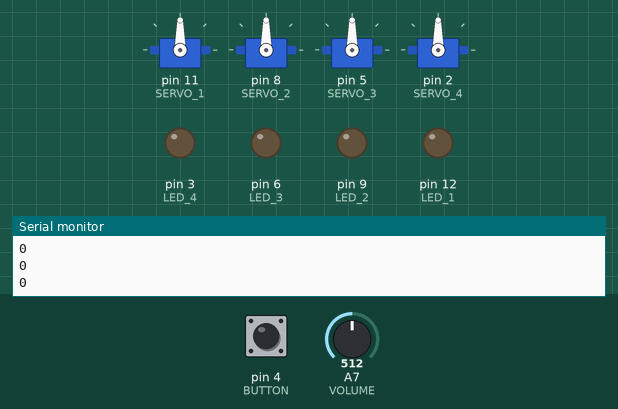
Recording of a sketch running on a simulated Arduino Nano, built with avr-gcc and run on an emulated ATmega328P. Shown: 4 × servo, output pins drawn as LEDs (lit = HIGH), the last lines printed to the serial monitor. Inputs (shaded band) come from the test bench; at power-on: pin 4 (BUTTON) HIGH, A7 (VOLUME) = 512.

Above: at 1.2 s.
1.3 s: pin 4 (BUTTON) pulled LOW for 0.15 s
At 1.9 s:
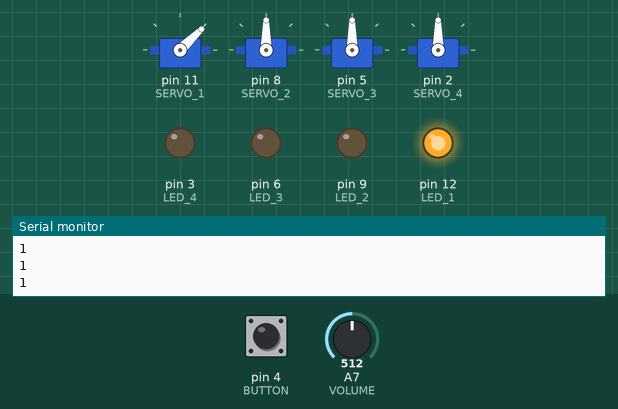
2.9 s: A7 (VOLUME) set to 716
At 3.4 s:
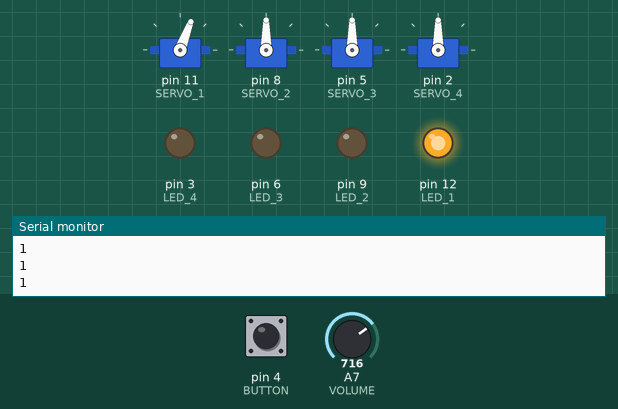
4.4 s: pin 4 (BUTTON) pulled LOW for 1 s
At 5.0 s:
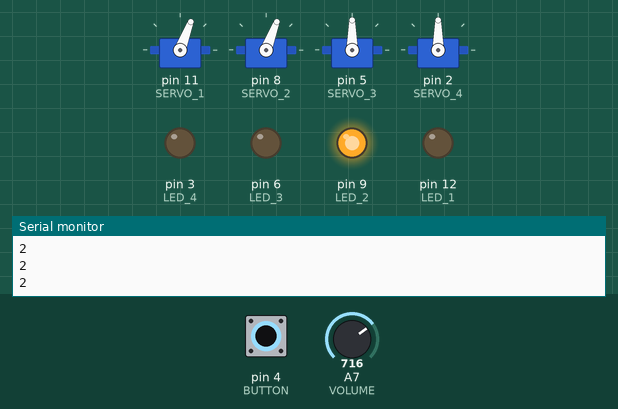
6.9 s: A7 (VOLUME) set to 900
At 7.9 s:
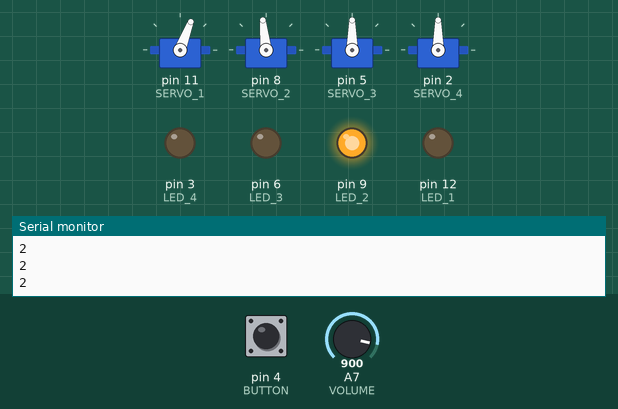
8.5 s: pin 4 (BUTTON) pulled LOW for 0.15 s
At 9.4 s:
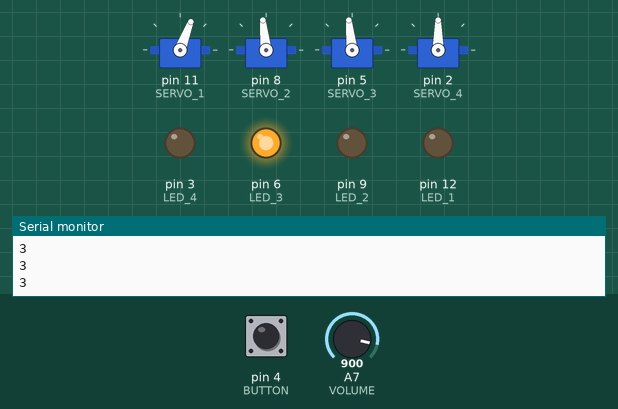
10.1 s: A7 (VOLUME) set to 999
At 11.0 s:
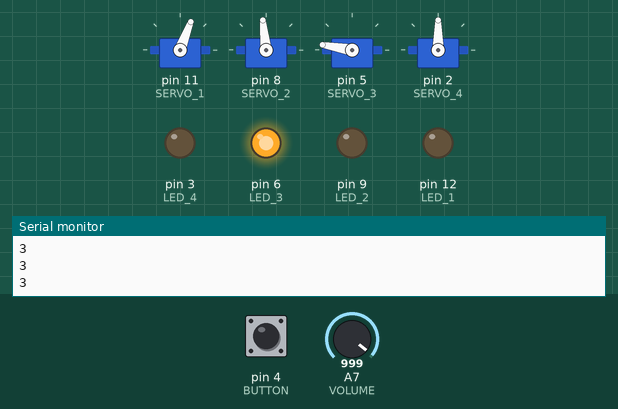
Timing chart, 0 to 12.6 s (numbered marks = the images above; inputs shaded):
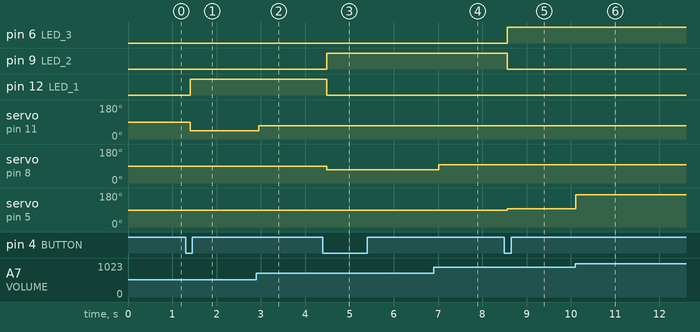

Measured:
- after the input at 1.3 s, pin 12 (LED_1): LOW → HIGH after 0.10 s; servo on pin 11 (SERVO_1): 90° → 44° after 0.10 s
- after the input at 2.9 s, servo on pin 11 (SERVO_1): 44° → 69° after 0.05 s
- after the input at 4.4 s, pin 9 (LED_2): LOW → HIGH after 0.09 s; pin 12 (LED_1): HIGH → LOW after 0.09 s; servo on pin 8 (SERVO_2): 90° → 69° after 0.09 s
- after the input at 6.9 s, servo on pin 8 (SERVO_2): 69° → 96° after 0.12 s
- after the input at 8.5 s, pin 6 (LED_3): LOW → HIGH after 0.06 s; pin 9 (LED_2): HIGH → LOW after 0.06 s; servo on pin 5 (SERVO_3): 90° → 96° after 0.06 s
- after the input at 10.1 s, servo on pin 5 (SERVO_3): 96° → 170° at once

The sketch:

servo_tester_board.ino
```cpp
#include <Servo.h>

#define VOLUME A7
#define BUTTON 4
#define LED_1 12
#define LED_2 9
#define LED_3 6
#define LED_4 3
#define SERVO_1 11
#define SERVO_2 8
#define SERVO_3 5
#define SERVO_4 2

int deg = 0;
int target = 0;
int button = 0, button_pre = 0;

Servo s[4];

void setup() {
  pinMode(BUTTON, INPUT_PULLUP);
  pinMode(LED_1, OUTPUT);
  pinMode(LED_2, OUTPUT);
  pinMode(LED_3, OUTPUT);
  pinMode(LED_4, OUTPUT);

  s[0].attach(SERVO_1);
  s[1].attach(SERVO_2);
  s[2].attach(SERVO_3);
  s[3].attach(SERVO_4);

  // サーボは90度を初期値とする
  for (int i = 0; i < 4; i++) {
    s[i].write(90);
  }

  Serial.begin(9600);
}

void loop() {
  int volume = analogRead(VOLUME);
  deg = getDeg(volume);
  //Serial.println(volume);

  //String disp_str = "raw: " + String(volume) + " | deg: " + String(deg);
  //Serial.println(disp_str);

  button = digitalRead(BUTTON);
  if (button == LOW && button_pre == HIGH) {
    Serial.println("ON");
    target = (target + 1) % 5;
  }
  Serial.println(target);
  handleLed(target);
  handleServo(target, deg);

  button_pre = button;
  delay(140);
}

/**
   可変抵抗の値から角度を取得
*/
int getDeg(int volume) {
  int volDeg = 0;

  // 可変抵抗が非線形なので角度を区切って変換する
  if (volume < 153) {
    volDeg = 0;
  } else if (volume >= 153 && volume < 514) {
    volDeg = map(volume, 153, 514, 0, 45);
  } else if (volume >= 514 && volume < 891) {
    volDeg = map(volume, 514, 891, 45, 90);
  } else if (volume >= 891 && volume < 951) {
    volDeg = map(volume, 891, 951, 90, 135);
  } else if (volume >= 951 && volume < 989) {
    volDeg = map(volume, 951, 989, 135, 180);
  } else if (volume >= 989) {
    volDeg = 180;
  }

  return volDeg;
}

/**
   ボタンを押すごとにLEDを順番に点灯
*/
void handleLed(int state) {
  if (state == 0) {
    digitalWrite(LED_1, LOW);
    digitalWrite(LED_2, LOW);
    digitalWrite(LED_3, LOW);
    digitalWrite(LED_4, LOW);
  } else if (state == 1) {
    digitalWrite(LED_1, HIGH);
    digitalWrite(LED_2, LOW);
    digitalWrite(LED_3, LOW);
    digitalWrite(LED_4, LOW);
  } else if (state == 2) {
    digitalWrite(LED_1, LOW);
    digitalWrite(LED_2, HIGH);
    digitalWrite(LED_3, LOW);
    digitalWrite(LED_4, LOW);
  } else if (state == 3) {
    digitalWrite(LED_1, LOW);
    digitalWrite(LED_2, LOW);
    digitalWrite(LED_3, HIGH);
    digitalWrite(LED_4, LOW);
  } else if (state == 4) {
    digitalWrite(LED_1, LOW);
    digitalWrite(LED_2, LOW);
    digitalWrite(LED_3, LOW);
    digitalWrite(LED_4, HIGH);
  }
}

/**
   サーボの制御
*/
void handleServo(int raw_target, int raw_deg) {
  int target = 0;

  if (raw_target == 0) {
    return;
  } else {
    target = raw_target - 1;
  }

  // サーボへの過負荷保護のため、可動範囲は10-170度とする
  int deg = 0;
  if (raw_deg < 10) {
    deg = 0;
  } else if (raw_deg > 170) {
    deg = 170;
  } else {
    deg = raw_deg;
  }

  s[target].write(deg);
}
```
